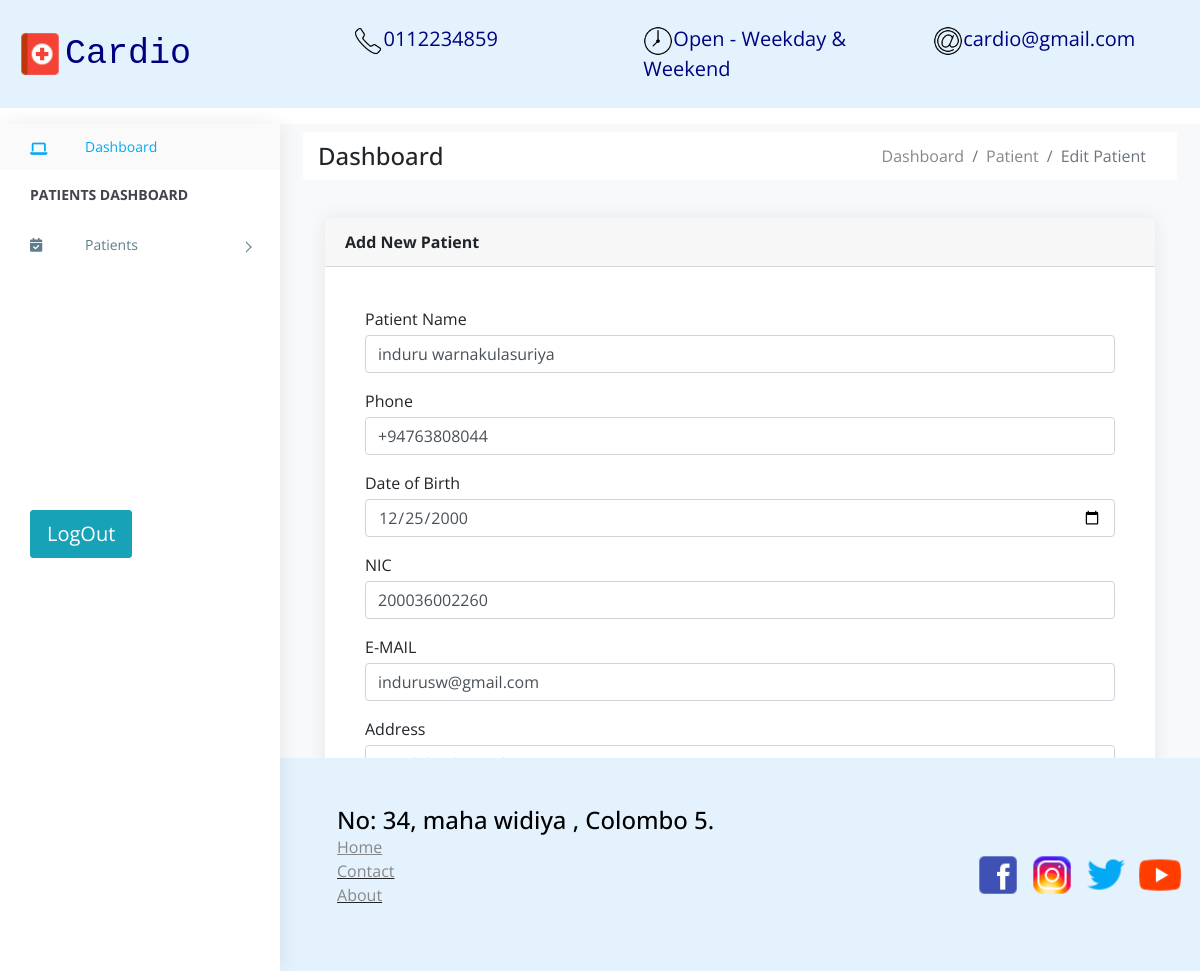
The page /edit-patient/?1 on the database its author committed.
### patients/models.py (models this page shows, shortened)
class Patient(models.Model):
    id = models.AutoField(primary_key=True)
    name = models.CharField(max_length=120, unique=True)
    phone = models.CharField(max_length=120)
    dob = models.DateField()
    NIC = models.CharField(max_length=12)
    email = models.CharField(max_length=120)
    address = models.CharField(max_length=220)
    qr = models.CharField(max_length=200)
    created_date = models.DateField(auto_now_add=True)
    def age(self):
        today = date.today()
        return today.year - self.dob.year - ((today.month, today.day) < (self.dob.month, self.dob.day))
    age = property(age)

### patients/views.py (the view)
# urls.py: path('edit-patient/?<id>', edit_patient_page, name='edit-patient'),
def edit_patient_page(request, id):
    patient = Patient.objects.filter(id=id).get()
    return render(request, 'edit_patient.html', {
        'patient': patient
    })

### patients/templates/edit_patient.html (shortened to what this page needs)
{% extends 'base/base.html' %}
{% block breadcrumbs %}
<div class="breadcrumbs">
    <div class="breadcrumbs-inner p-2">
        <div class="row m-0 m-auto bg-white">
            <div class="col-sm-4 my-auto">
                <div class="page-header float-left ">
                    <div class="page-title">
                        <h4 class="">Dashboard</h4>
                    </div>
                </div>
            </div>
            <div class="col-sm-8">
                <div class="page-header float-right">
                    <nav aria-label="breadcrumb">
                        <ol class="breadcrumb bg-white m-0">
                            <li class="breadcrumb-item"><a href="#">Dashboard</a></li>
                            <li class="breadcrumb-item"><a href="#">Patient</a></li>
                            <li class="active breadcrumb-item">Edit Patient</li>
                        </ol>
                      </nav>
                </div>
            </div>
        </div>
    </div>
</div>
{% endblock breadcrumbs %}
{% block content %}
<div class="row">
    <div class="col-12">
        <div class="card">
            <div class="card-header">
                <strong class="card-title">Add New Patient</strong>
            </div>
            <div class="card-body">
                <div id="pay-invoice">
                    <div class="card-body">
                        <form action="{% url 'edit-patient-function' id=patient.id %}" method="post">
                            <div class="form-group">
                                <label for="name" class="control-label mb-1">Patient Name</label>
                                <input id="name" value="{{patient.name}}" class="form-control" type="text" name="name" placeholder="" required>
                            </div>
                            <div class="form-group">
                                <label for="phone" class="control-label mb-1">Phone</label>
                                <input id="phone" value="{{patient.phone}}" class="form-control" type="text" name="phone" placeholder="(+94********/07******)" pattern="(?:7|0|(?:\+94))[0-9]{9,10}" required>
                            </div>
                            <div class="form-group">
                                <label for="dob" class="control-label mb-1">Date of Birth</label>
                                <input id="dob" value="{{patient.dob|date:"Y-m-d"}}" class="form-control" type="date" name="dob" placeholder="" required>
                            </div>
                            <div class="form-group">
                                <label for="nic" class="control-label mb-1">NIC</label>
                                <input id="nic" value="{{patient.NIC}}" class="form-control" type="text" name="nic" placeholder="" required>
                            </div>
                            <div class="form-group">
                                <label for="email" class="control-label mb-1">E-MAIL</label>
                                <input id="email" value="{{patient.email}}" class="form-control" type="email" name="email" placeholder="" required>
                            </div>
                            <div class="form-group">
                                <label for="address" class="control-label mb-1">Address</label>
                            </div>
                            <div>
                                <button id="payment-button" type="submit" class="btn btn-lg btn-block" style="background-color:#3f51b5; color: #fff;">
                                    <span id="payment-button-amount">Save Changes</span>
                                </button>
                            </div>
                        </form>
                    </div>
                </div>
            </div>
        </div>
    </div>
</div>
{% endblock content %}

### patients/static/assets/css/style.css (style rules this page uses)
.bg-white { background-color: #fff; }
body { display: table; font-family: "Open Sans", sans-serif; font-size: 16px; width: 100%; }
a, button { text-decoration: none; outline: none !important; color: #878787; -webkit-transition: all 0.25s ease; transition: all 0.25s ease; }
h1, h2, h3, h4, h5, h6 { margin: 0; }
ul, ol { padding-left: 0; }
.btn, button, input, textarea { -webkit-box-shadow: none; box-shadow: none; outline: 0 !important; }
.btn { border-radius: 3px; }
.card { margin-bottom: 1.875em; border-radius: 5px; padding: 0; border: 0px solid transparent; -webkit-box-shadow: 0 0 20px rgba(0, 0, 0, 0.08); box-shadow: 0 0 20px rgba(0, 0, 0, 0.08); }
.card .card-body { float: left; padding: 1.25em; position: relative; width: 100%; }
.btn, .button { display: inline-block; font-weight: 400; text-align: center; white-space: nowrap; vertical-align: middle; -webkit-transition: all .15s ease-in-out; transition: all .15s ease-in-out; border-radius: 3; cursor: pointer; }
@media (max-width: 1368px) { .card-body { padding: 15px; } }

### rows shown on the page
Patient: name "induru warnakulasuriya", phone "+94763808044", dob "12/25/2000", nic "200036002260", email "indurusw@gmail.com"
